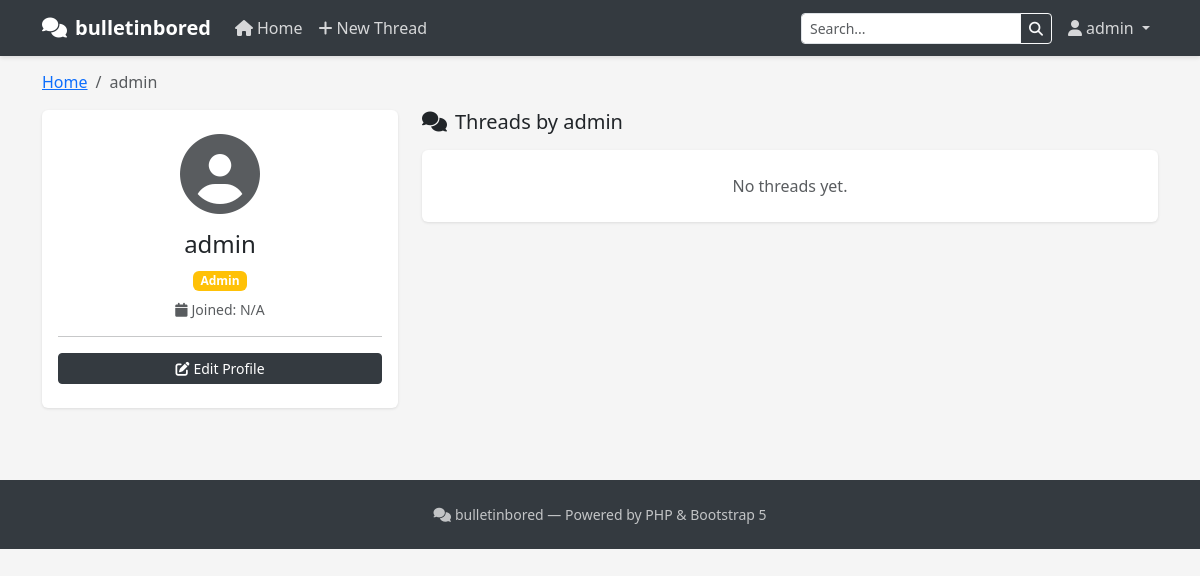
The page /?action=profile&user=admin (signed in) on the database as committed earlier.
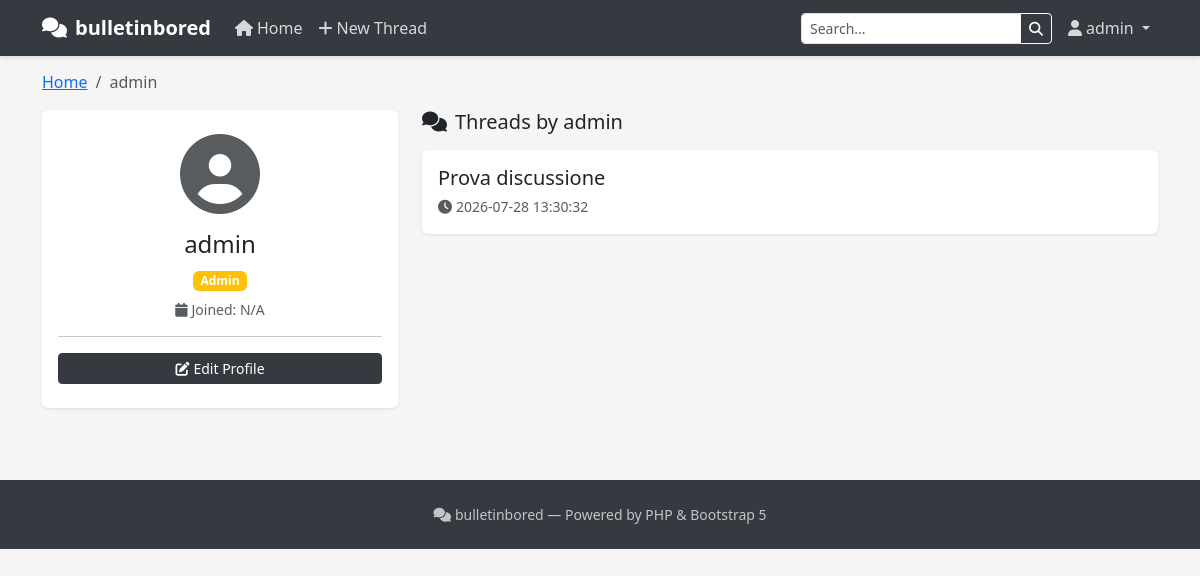
The same page on the database as committed later.
### tables this page shows
CREATE TABLE threads (
                id INTEGER PRIMARY KEY AUTOINCREMENT,
                category_id INTEGER,
                user_id INTEGER,
                title TEXT NOT NULL,
                content TEXT,
                status TEXT DEFAULT 'visible',
                created_at DATETIME DEFAULT CURRENT_TIMESTAMP,
                updated_at DATETIME DEFAULT CURRENT_TIMESTAMP
            );

### views/profile.php (the view, shortened to what this page needs)
<?php include __DIR__.'/header.php'; render_header(escape($profileUser['username'] ?? 'Profile')); ?>
    <nav aria-label="breadcrumb">
        <ol class="breadcrumb">
            <li class="breadcrumb-item"><a href="<?= base_url() ?>/?action=home">Home</a></li>
            <li class="breadcrumb-item active"><?= escape($profileUser['username'] ?? '') ?></li>
        </ol>
    </nav>
    <div class="row">
        <div class="col-md-4 mb-4">
            <div class="card text-center">
                <div class="card-body py-4">
                    <i class="fas fa-user-circle fa-5x text-muted mb-3"></i>
                    <h4><?= escape($profileUser['username'] ?? '') ?></h4>
                    <span class="badge <?= ($profileUser['role'] ?? 'user') === 'admin' ? 'bg-warning' : 'bg-secondary' ?> mb-2">
                        <?= escape(ucfirst($profileUser['role'] ?? 'user')) ?>
                    </span>
                    <p class="text-muted small mb-0"><i class="fas fa-calendar me-1"></i>Joined: <?= escape($profileUser['created_at'] ?? 'N/A') ?></p>
                    <?php if (function_exists('is_logged_in') && is_logged_in() && $_SESSION['user_id'] == $profileUser['id']): ?>
                        <hr><a href="<?= base_url() ?>/?action=edit_profile" class="btn btn-forum btn-sm w-100"><i class="fas fa-edit me-1"></i>Edit Profile</a>
                    <?php endif; ?>
                </div>
            </div>
        </div>
        <div class="col-md-8">
            <h5 class="mb-3"><i class="fas fa-comments me-2"></i>Threads by <?= escape($profileUser['username']) ?></h5>
            <?php if (empty($userThreads ?? [])): ?>
                <div class="card"><div class="card-body text-center py-4 text-muted">No threads yet.</div></div>
            <?php else: ?>
                <?php foreach ($userThreads as $thread): ?>
                    <div class="card">
                        <div class="card-body">
                            <h5 class="card-title mb-1">
                                <a href="<?= base_url() ?>/?action=thread&id=<?= $thread['id'] ?>" class="thread-title"><?= escape($thread['title']) ?></a>
                            </h5>
                            <small class="text-muted"><i class="fas fa-clock me-1"></i><?= escape($thread['created_at'] ?? '') ?></small>
                        </div>
                    </div>
                <?php endforeach; ?>
            <?php endif; ?>
        </div>
    </div>

Rows that differ between the two databases and show on the page:
added threads: title "Prova discussione", created_at "2026-07-28 13:30:32"
Other text that changed with them:
text no longer shown: "No threads yet."
